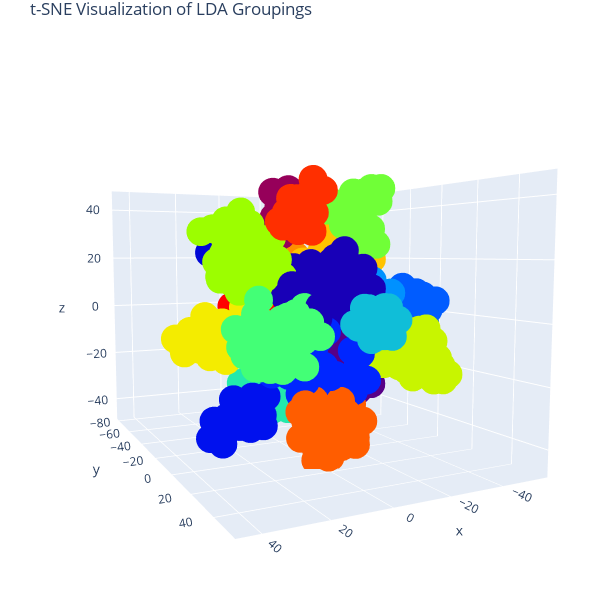

Source (notebook cell):
### Code cell
fig = go.Figure(data=[go.Scatter3d(
                                    x=X_tSNE_3d[:,0],
                                    y=X_tSNE_3d[:,1],
                                    z=X_tSNE_3d[:,2],
                                    mode='markers', 
                                    name='LDA Groups', 
                                    meta=pred_labels_3d, 
                                    marker=dict(
                                        size=10,
                                        color=pred_labels_3d, 
                                        colorscale='rainbow',
                                        opacity=1),
                                    hovertemplate='%{meta}', 
                                    )])

camera = dict(eye=dict(x=1, y=2, z=0.2))

fig.update_layout(scene_camera=camera)

# tight layout
fig.update_layout(margin=dict(l=0, r=0, b=0, t=30), 
                  height=600, 
                  width=600, 
                  title_text="t-SNE Visualization of LDA Groupings")
fig.show()

# Loading onto cloud
#py.iplot(fig, filename="tSNE")

### Figure 1 — Plotly figure (JSON) as saved in the notebook; plotly's stock layout.template omitted (floating-point values rounded to 4 significant figures; data arrays with more than 128 entries replaced by an {"elided": "..."} marker saying what was removed)
{"data": [{"hovertemplate": "%{meta}", "marker": {"color": {"elided": "691 int values"}, "colorscale": [[0, "rgb(150,0,90)"], [0.125, "rgb(0,0,200)"], [0.25, "rgb(0,25,255)"], [0.375, "rgb(0,152,255)"], [0.5, "rgb(44,255,150)"], [0.625, "rgb(151,255,0)"], [0.75, "rgb(255,234,0)"], [0.875, "rgb(255,111,0)"], [1, "rgb(255,0,0)"]], "opacity": 1, "size": 10}, "meta": {"elided": "691 int values"}, "mode": "markers", "name": "LDA Groups", "type": "scatter3d", "x": {"elided": "691 float values"}, "y": {"elided": "691 float values"}, "z": {"elided": "691 float values"}}], "layout": {"height": 600, "margin": {"b": 0, "l": 0, "r": 0, "t": 30}, "scene": {"camera": {"eye": {"x": 1, "y": 2, "z": 0.2}}}, "title": {"text": "t-SNE Visualization of LDA Groupings"}, "width": 600}}
